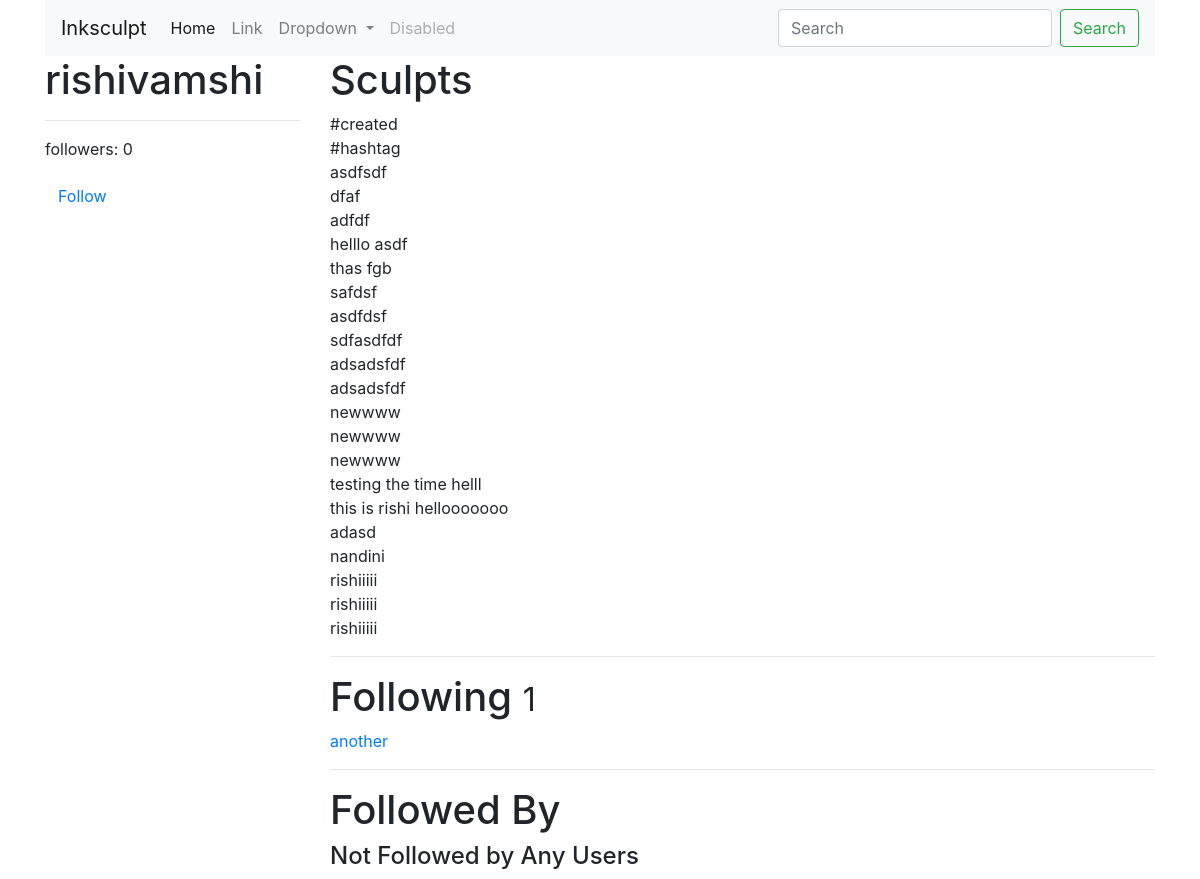
Page /rishivamshi/ (signed in) on the earlier database version.
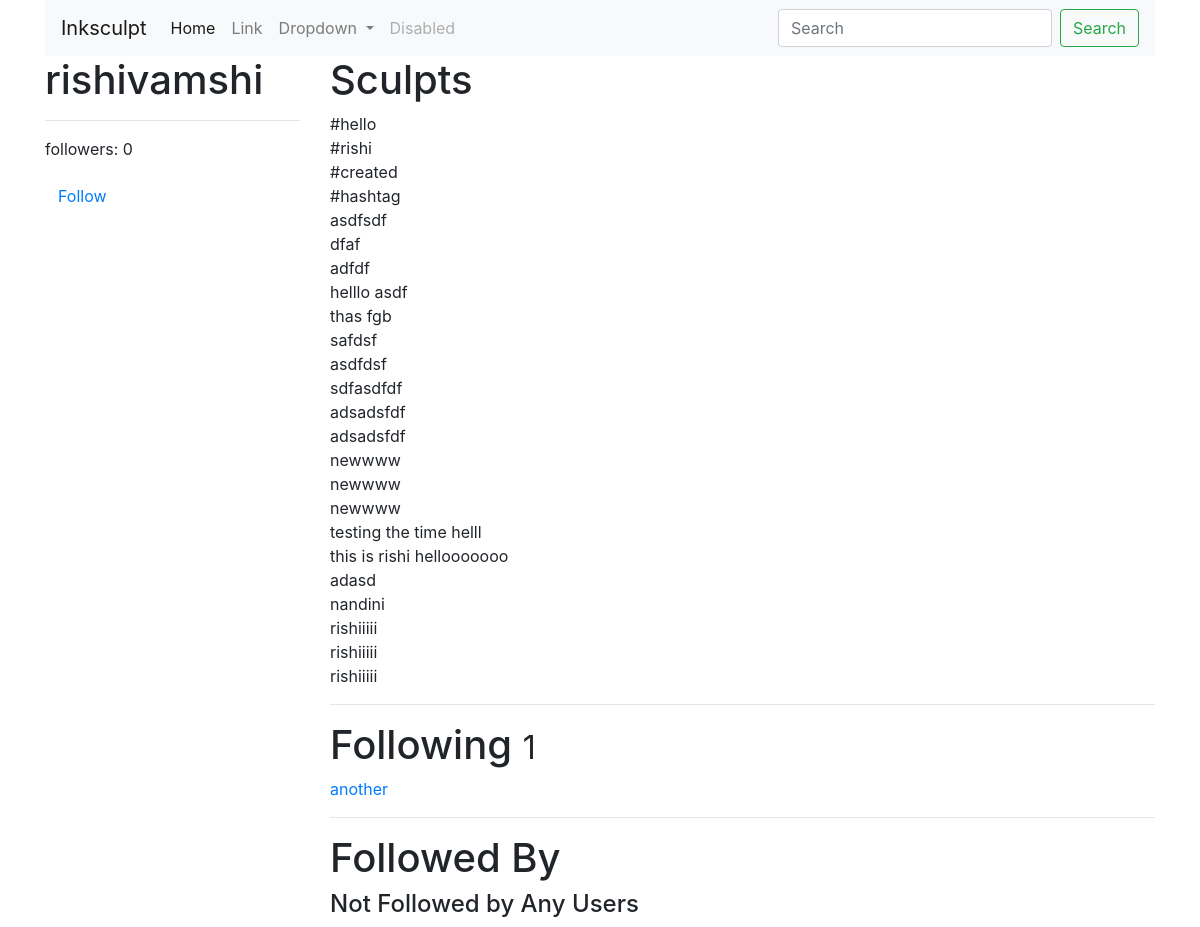
Same page on the later database version.
### sculpts/models.py (models this page shows, shortened)
class Sculpt(models.Model):
	user = models.ForeignKey( settings.AUTH_USER_MODEL ) # Comments - 1 and attribute is cooments 2.
	content = NonStrippingTextField(validators = [validate_content]) # writing stuff and see how to take care of blank spaces - strip = false
	image = models.ImageField(
				upload_to = upload_location,
				null = True,
				blank = True,
				width_field = "width_field",
				height_field = "height_field") # images stuff
	height_field = models.IntegerField(default = 0) #4
	width_field = models.IntegerField(default = 0)
	updated = models.DateTimeField(auto_now = True) # if the content is updated
	timestamp = models.DateTimeField( auto_now_add = True ) # autonowadd means it will automatically create it fo us, when we create content.
	def __str__(self):
		return str(self.content) #self.id can also be added here.
	class Meta:
		ordering = ['-timestamp']

### accounts/models.py (models this page shows, shortened)
class UserProfile(models.Model):
	user 		= models.OneToOneField(settings.AUTH_USER_MODEL , related_name='profile') #1
	following 	= models.ManyToManyField(settings.AUTH_USER_MODEL, blank=True ,related_name='followed_by') #2
	objects  = UserProfileManager() # UserProfile.objects.all() #5
	def get_following(self): #8
		users = self.following.all() # User.objects.all().exclude(username = self.user.username)
		return users.exclude(username = self.user.username)
	def get_follow_url(self):
		return reverse_lazy("profiles:follow", kwargs= {"username": self.user.username})

### accounts/views.py (the view)
# urls.py: url(r'^(?P<username>[\w.@+-]+)/$', UserDetailView.as_view(), name = 'detail'), # 6  # /sculpt/1
class UserDetailView(DetailView):	#2
	template_name = 'accounts/user_detail.html'
	queryset = User.objects.all()
	def get_object(self):
		return get_object_or_404(User, username__iexact = self.kwargs.get("username"))
	def get_context_data(self, *args, **kwargs):
		context = super(UserDetailView, self).get_context_data(*args, **kwargs)
		following = UserProfile.objects.is_following(self.request.user, self.get_object())
		context['following'] = following
		return context

### accounts/models.py (called while the page is built)
	def all(self):
		qs = self.get_queryset().all()
		try:
			if self.instance:
				qs = qs.exclude(user = self.instance) #7
		except:
			pass
		return qs

	def is_following(self, user, followed_by_user):
		user_profile, created = UserProfile.objects.get_or_create(user = user)
		if created:
			return False
		if followed_by_user in user.profile.following.all():
			return True
		return False

### accounts/templates/accounts/user_detail.html (shortened to what this page needs)
{% extends "base.html" %}
{% block content %}
<div class="row">
	<div class="col-sm-3 col-xs-12" >
		<h1>{{ object.username }}</h1>
		<hr>
		<p>followers: {{ object.followed_by.all.count }} </p>
		<p><a class="btn btn-link" href="{{ object.profile.get_follow_url }}">
			{% if following %}Unfollow{% else %}Follow{% endif %}
		</a></p>
</div>
<div class="col-sm-9 col-xs-12"  >
	<h1>Sculpts</h1>
	{% for sculpt in object.sculpt_set.all %}
		{{ sculpt }} <br/>
	{% endfor %}
	<hr>
	<h1>Following <small>{{ object.profile.get_following.count }}</small></h1>
	{% for user in object.profile.get_following %}
		<a href='/{{ user.username }}'>{{ user.username }}</a> <br/>
		{% empty %}
		<h4>Not Following Any Users </h4>
	{% endfor %}
	<hr>
	<h1>Followed By</h1>
	{% for profile in object.followed_by.all %}
		<a href='/{{ profile.user.username }}'>{{ profile.user.username }}</a> <br/>
		{% empty %}
		<h4>Not Followed by Any Users </h4>
	{% endfor %}
</div>
{% endblock content %}

### templates/base.html (shortened to what this page needs)
{% load static %}
<html lang="en">
  <head>
    <link rel="stylesheet" type="text/css" href="{% static 'css/bootstrap.min.css' %}">
  </head>
  <body>
    <div class="container">
      {% include "navbar.html" %}
      {% block content %}
      {% endblock content %}
    </div>
  </body>
</html>

### templates/navbar.html (shortened to what this page needs)
<nav class="navbar navbar-expand-lg navbar-light bg-light">
  <a class="navbar-brand" href="{% url 'home' %}">Inksculpt</a>
  <div class="collapse navbar-collapse" id="navbarSupportedContent">
    <ul class="navbar-nav mr-auto">
      <li class="nav-item active">
        <a class="nav-link" href="#">Home <span class="sr-only">(current)</span></a>
      </li>
      <li class="nav-item">
        <a class="nav-link" href="#">Link</a>
      </li>
      <li class="nav-item dropdown">
        <a class="nav-link dropdown-toggle" href="#" id="navbarDropdown" role="button" data-toggle="dropdown" aria-haspopup="true" aria-expanded="false">
          Dropdown
        </a>
      </li>
      <li class="nav-item">
        <a class="nav-link disabled" href="#">Disabled</a>
      </li>
    </ul>
    {% include "sculpts/search_form.html" %}
  </div>
</nav>

### sculpts/templates/sculpts/search_form.html
<form class="form-inline my-2 my-lg-0" method="GET" action='{% url "sculpt:list" %}'>
	<input class="form-control mr-sm-2" type="text" name="q" placeholder="Search" value="{{ request.GET.q }}" />
	 <button class="btn btn-outline-success my-2 my-sm-0" type="submit">Search</button>
</form>

Differences in the rows shown:
added Sculpt: content "#hello"
added Sculpt: content "#rishi"
